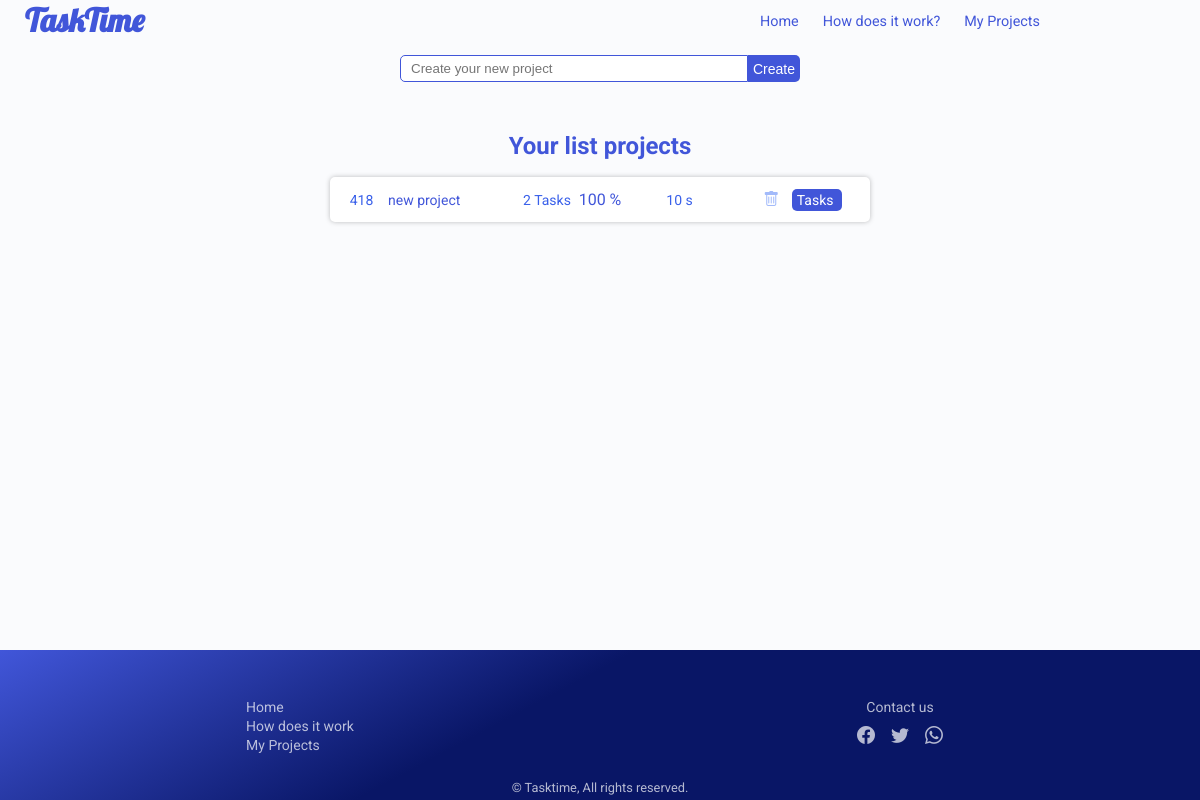
The page /projects/ on the database as committed earlier.
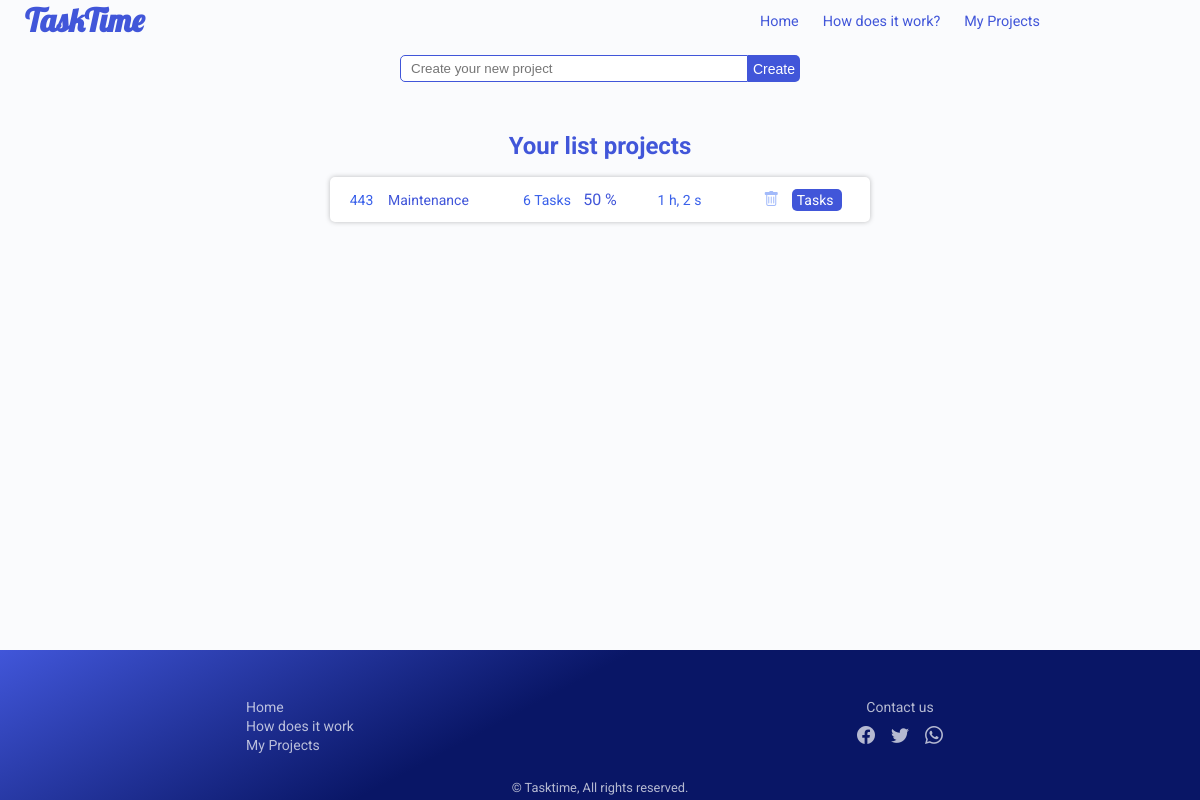
The same page on the database as committed later.
### projects/models.py (models this page shows, shortened)
class Project(Base):
    number_tasks = models.PositiveSmallIntegerField(
        "Number of Tasks", default=0)
    percent_completed = models.PositiveSmallIntegerField(
        "Percent Completed", default=0)

### projects/views.py (the view)
# urls.py: path('', MainView, name="main"),
def MainView(request):
    projects = Project.objects.all()
    context = {
        "projects": projects
    }
    return render(request, 'projects/index.html', context)

### projects/templates/projects/index.html (shortened to what this page needs)
{% extends 'base.html' %}
{% load static %}
{% block styles %}
    <link rel="stylesheet" href="{% static 'projects/css/main.css' %}">
{% endblock %}
{% block content %}
    {% include 'projects/create.html' %}
    <div id="projects">
        <div class="list-container">
            <div class="title">
                <h2>Your list projects</h2>
            </div>
            <div class="lists">
                {% for project in projects %}
                <div class="project" data-id="{{ project.id }}" data-code="{{ project.code }}">
                    <div class="code">
                        <p class="code">{{ project.code }}</p>
                    </div>
                    <div class="title">
                        <p>{{ project.title }}</p>
                    </div>
                    <div class="number_tasks">
                        <p>{{ project.number_tasks }} Tasks</p>
                    </div>
                    <div class="percent_completed">
                        <p>{{ project.percent_completed }} %</p>
                    </div>
                    <div class="duration">
                        <p>{% if project.str_duration is not None %}{{ project.str_duration }}{% else %}No time yet{% endif %}</p>
                    </div>
                    <div class="operations">
                        <button class="btn-i delete" title="Delete project"><i class="bi bi-trash"></i></button>
                        <a href="{% url 'project:task:main' project.id %}" class="btn view-tasks">Tasks</a>
                    </div>
                </div>
                {% endfor %}
            </div>
        </div>
    </div>
{% endblock %}

Rows that differ between the two databases and show on the page:
removed Project: code "418", title "new project", number_tasks "2", percent_completed "100", str_duration "10 s"
added Project: code "443", title "Maintenance", number_tasks "6", percent_completed "50", str_duration "1 h, 2 s"
